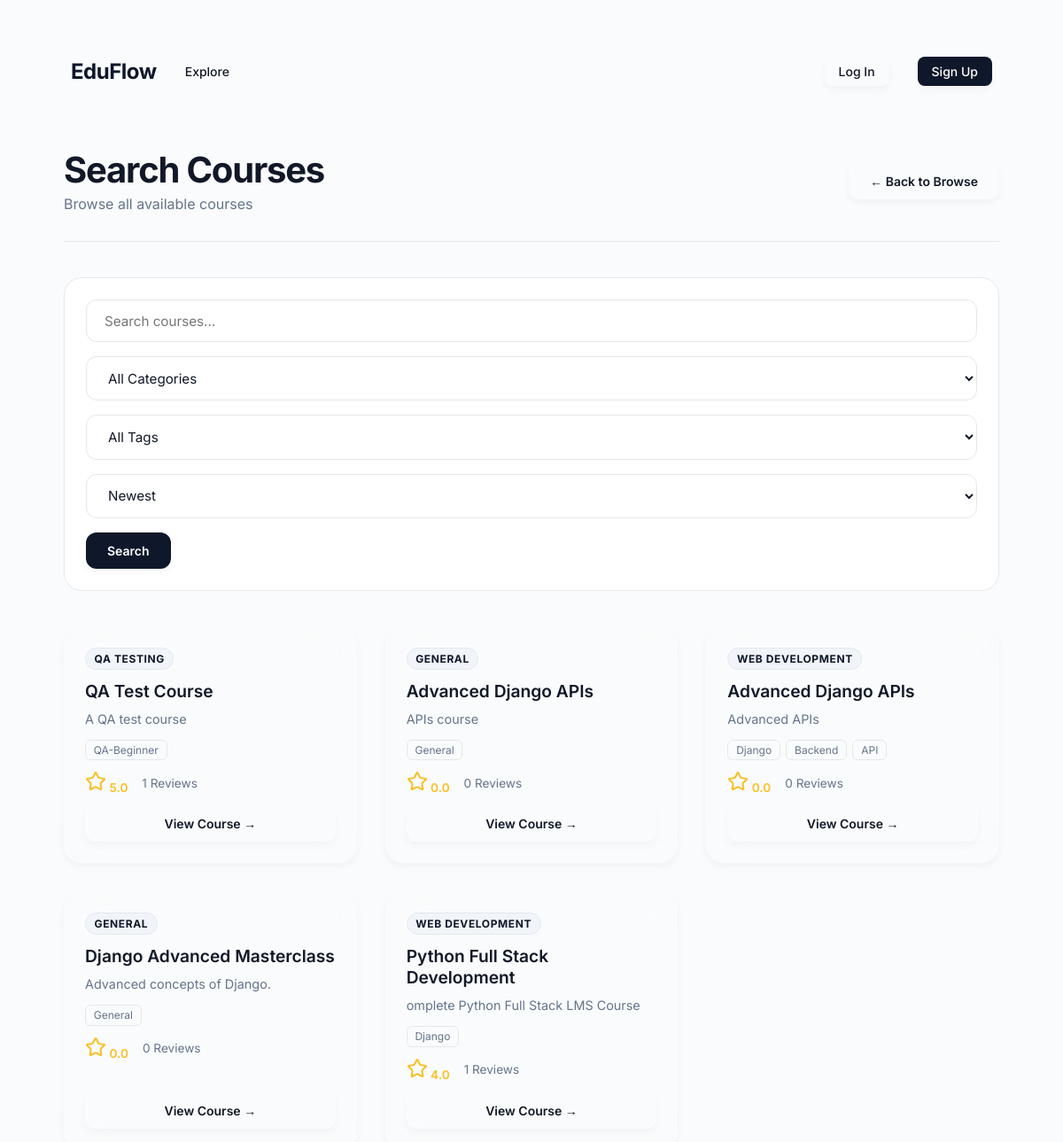
Page /courses/search/ on the committed database.
### courses/models.py (models this page shows, shortened)
class Course(models.Model):
    category = models.ForeignKey(
        Category,
        on_delete=models.SET_NULL,
        null=True,
        blank=True,
        related_name="courses"
    )
    tags = models.ManyToManyField(
        Tag,
        blank=True,
        related_name="courses"
    )
    skills = models.ManyToManyField(
        'paths.Skill',
        blank=True,
        related_name='courses'
    )
    cover_image = models.ImageField(upload_to="course_covers/", null=True, blank=True, validators=[validate_image_upload])
    level = models.CharField(max_length=20, choices=[('BEGINNER', 'Beginner'), ('INTERMEDIATE', 'Intermediate'), ('ADVANCED', 'Advanced')], default="BEGINNER")
    title = models.CharField(max_length=200)
    description = models.TextField()
    thumbnail = models.ImageField(
        upload_to="course_thumbnails/",
        blank=True,
        null=True,
        validators=[
            FileValidator(
                allowed_extensions=['.png', '.jpg', '.jpeg', '.webp'],
                allowed_mimetypes=['image/png', 'image/jpeg', 'image/webp'],
                max_size=2 * 1024 * 1024
            )
        ]
    )
    created_at = models.DateTimeField(
        auto_now_add=True
    )
    updated_at = models.DateTimeField(
        auto_now=True
    )
    is_featured = models.BooleanField(
        default=False
    )

class Category(models.Model):
    name = models.CharField(max_length=100, unique=True)

class Tag(models.Model):
    name = models.CharField(
        max_length=100,
        unique=True
    )

### courses/views.py (the view)
# urls.py: path("search/", search_courses, name="search_courses"),
def search_courses(request):
    query = request.GET.get("q", "")
    category = request.GET.get("category")
    tag = request.GET.get("tag")
    sort = request.GET.get("sort")
    courses = Course.objects.all().select_related(
        "category"
    ).prefetch_related(
        "tags"
    )
    if query:
        courses = courses.filter(
            Q(title__icontains=query) |
            Q(description__icontains=query)
        )
    if category:
        courses = courses.filter(
            category_id=category
        )
    if tag:
        courses = courses.filter(
            tags__id=tag
        )
    courses = courses.distinct()
    courses = courses.annotate(
        review_count=Count("reviews"),
        avg_rating=Avg("reviews__rating")
    )
    if sort == "rating":
        courses = courses.order_by("-avg_rating")
    elif sort == "reviews":
        courses = courses.order_by("-review_count")
    else:
        courses = courses.order_by("-created_at")
    paginator = Paginator(
        courses,
        6
    )
    page_number = request.GET.get(
        "page"
    )
    page_obj = paginator.get_page(
        page_number
    )
    categories = Category.objects.all().order_by("name")
    tags = Tag.objects.all().order_by("name")
    return render(
        request,
        "courses/search_results.html",
        {
            "query": query,
            "page_obj": page_obj,
            "categories": categories,
            "tags": tags,
            "category": category,
            "tag": tag,
            "sort": sort,
        }
    )

### templates/courses/search_results.html (shortened to what this page needs)
{% extends "base.html" %}
{% load static %}
{% block body_class %}page-standard{% endblock %}
{% block content %}
<div class="page-wrapper" style="padding: 3rem 2rem;">
    <div class="page-header">
        <div class="page-header__left">
            <h1 class="page-title heading-gradient">Search Courses</h1>
            {% if query %}
            <p class="text-muted">Results for: <strong style="color: var(--accent-secondary);">{{ query }}</strong></p>
            {% else %}
            <p class="text-muted">Browse all available courses</p>
            {% endif %}
        </div>
        <a href="{% url 'course_list' %}" class="btn btn-secondary" id="btn-back-browse">&larr; Back to Browse</a>
    </div>
    <form method="GET" action="{% url 'search_courses' %}" class="search-filter-form" role="search" aria-label="Search and filter courses">
        <input type="text" id="id_q" name="q" value="{{ query }}" placeholder="Search courses..." aria-label="Search courses">
        <select id="id_category" name="category" aria-label="Filter by category">
            <option value="">All Categories</option>
        </select>
        <select id="id_tag" name="tag" aria-label="Filter by tag">
            <option value="">All Tags</option>
        </select>
        <select id="id_sort" name="sort" aria-label="Sort results">
            <option value="">Newest</option>
        </select>
        <button type="submit" class="btn btn-primary" id="btn-search">Search</button>
    </form>
    {% if page_obj %}
    <div style="display: grid; grid-template-columns: repeat(auto-fill, minmax(300px, 1fr)); gap: 2rem; margin-bottom: 3rem;">
        {% for course in page_obj %}
        <article class="card card--hover animate-fade-in-up" style="display: flex; flex-direction: column; gap: 0.75rem;" aria-label="{{ course.title }}">
            <div>
                <span class="badge badge-navy" style="margin-bottom: 0.75rem;">
                    {{ course.category.name|default:"General"|upper }}
                </span>
                <h2 style="font-size: 1.2rem; font-weight: 600; margin-bottom: 0.5rem;">
                    <a href="{% url 'course_detail' course.id %}" style="color: var(--text-primary); text-decoration: none; transition: color 0.2s;">
                        {{ course.title }}
                    </a>
                </h2>
                <p class="text-muted" style="font-size: 0.9rem; line-height: 1.6; display: -webkit-box; -webkit-line-clamp: 4; -webkit-box-orient: vertical; overflow: hidden;">
                    {{ course.description }}
                </p>
            </div>
            <div class="tag-chips">
                {% for tag in course.tags.all %}
                <span class="tag-chip">{{ tag.name }}</span>
                {% empty %}
                <span class="tag-chip">General</span>
                {% endfor %}
            </div>
            <div style="display: flex; gap: 1rem; align-items: center; font-size: 0.85rem; color: var(--text-muted);">
                <span style="color: #fbbf24; font-weight: 600;"><i data-lucide="star" class="icon-inline"></i> {{ course.avg_rating|default:0|floatformat:1 }}</span>
                <span>{{ course.review_count }} Reviews</span>
            </div>
            <a href="{% url 'course_detail' course.id %}"
               class="btn btn-secondary"
               id="view-{{ course.id }}"
               style="margin-top: auto;">
                View Course &rarr;
            </a>
        </article>
        {% endfor %}
    </div>
    {% endif %}
</div>
{% endblock %}

### static/css/main.css (style rules this page uses)
:root { --bg-gradient: #FAFBFC; --bg-gradient-auth: #FAFBFC; --card-bg: #FFFFFF; --card-bg-auth: #FFFFFF; --card-border: #E5E7EB; --accent-primary: #0F172A; --accent-secondary: #2563EB; --accent-cyan: #06B6D4; --accent-green: #10B981; --accent-red: #EF4444; --accent-amber: #F59E0B; --accent-gold: #D4AF37; --text-primary: #111827; --text-muted: #64748B; --text-subtle: #94A3B8; --input-bg: #FFFFFF; --input-border: #E5E7EB; --input-focus: #2563EB; --success: #10B981; --danger: #EF4444; --warning: #F59E0B; --info: #06B6D4; --shadow-sm: 0 4px 8px rgba(0,0,0,.04); --shadow-md: 0 12px 24px rgba(15,23,42,.08); --shadow-lg: 0 24px 48px rgba(15,23,42,.12); --radius-sm: 8px; --radius-md: 12px; --radius-lg: 20px; --radius-xl: 28px; --radius-full: 9999px; }
*, *::before, *::after { box-sizing: border-box; margin: 0; padding: 0; }
html { scroll-behavior: smooth; }
body { font-family: 'Inter', sans-serif; background: var(--bg-gradient); color: var(--text-primary); min-height: 100vh; position: relative; overflow-x: hidden; }
.page-standard { padding: 2.5rem; }
.page-wrapper { position: relative; z-index: 1; max-width: 1200px; margin: 0 auto; }
h1.page-title { font-size: clamp(1.75rem, 4vw, 2.5rem); font-weight: 700; letter-spacing: -0.03em; line-height: 1.2; }
.text-muted { color: var(--text-muted); }
.btn { display: inline-flex; align-items: center; justify-content: center; gap: 0.4rem; padding: 0.75rem 1.5rem; border-radius: 12px; font-family: inherit; font-size: 0.925rem; font-weight: 600; text-decoration: none; cursor: pointer; border: none; transition: all 0.3s cubic-bezier(0.16, 1, 0.3, 1); white-space: nowrap; }
.btn-primary { background: var(--accent-primary); color: #FFFFFF !important; box-shadow: var(--shadow-sm); }
.btn-secondary { background: #FFFFFF; border: 1px solid var(--border); color: var(--accent-primary); box-shadow: var(--shadow-sm); }
.form-input, input[type="text"], input[type="email"], input[type="password"], input[type="number"], input[type="url"], select, textarea { width: 100%; padding: 0.85rem 1.25rem; background: var(--input-bg); border: 1px solid var(--input-border); border-radius: 12px; font-size: 0.95rem; color: var(--text-primary); font-family: inherit; transition: all 0.25s ease; }
select option { background: #FFFFFF; color: var(--text-primary); }
.page-header { display: flex; justify-content: space-between; align-items: center; padding-bottom: 2rem; border-bottom: 1px solid var(--input-border); margin-bottom: 2.5rem; flex-wrap: wrap; gap: 1.25rem; }
.page-header__left { display: flex; flex-direction: column; gap: 0.25rem; }
.badge { display: inline-flex; align-items: center; padding: 0.3rem 0.75rem; border-radius: 8px; font-size: 0.75rem; font-weight: 600; text-transform: uppercase; letter-spacing: 0.04em; }
.badge-navy { background: rgba(15, 23, 42, 0.08); border: 1px solid rgba(15, 23, 42, 0.2); color: #0F172A; }
.animate-fade-in-up { animation: fadeInUp 0.6s cubic-bezier(0.16,1,0.3,1); }
.tag-chips { display: flex; flex-wrap: wrap; gap: 0.4rem; }
.tag-chip { background: rgba(255,255,255,0.05); border: 1px solid var(--input-border); color: var(--text-muted); padding: 0.2rem 0.55rem; border-radius: 6px; font-size: 0.75rem; }

### static/css/components.css (style rules this page uses)
.btn { display: inline-flex; align-items: center; justify-content: center; gap: 0.5rem; padding: 0.75rem 1.5rem; border-radius: var(--radius-md); font-family: 'Inter', sans-serif; font-size: 14px; font-weight: 600; text-decoration: none; cursor: pointer; border: none; transition: all 0.2s cubic-bezier(0.16, 1, 0.3, 1); white-space: nowrap; }
.btn-primary { background: var(--accent-primary); color: #FFFFFF !important; box-shadow: var(--shadow-sm); }
.btn-secondary { background: var(--surface); border: 1px solid var(--border); color: var(--text-primary); box-shadow: var(--shadow-sm); }
.card { background: var(--surface); border: 1px solid var(--border); border-radius: var(--radius-lg); padding: 1.5rem; box-shadow: var(--shadow-sm); transition: all 0.25s ease; }
.badge { display: inline-flex; align-items: center; gap: 0.35rem; padding: 0.25rem 0.6rem; border-radius: var(--radius-full); font-size: 12px; font-weight: 700; text-transform: uppercase; letter-spacing: 0.05em; }
.badge-navy { background: #F1F5F9; color: var(--accent-primary); border: 1px solid #E2E8F0; }

### rows in the picture
Course: category.name "QA TESTING", title "QA Test Course", description "A QA test course", avg_rating "5.0", review_count "1"
Tag: name "QA-Beginner"
Course: category.name "GENERAL", title "Advanced Django APIs", description "APIs course", avg_rating "0.0", review_count "0"
Course: category.name "WEB DEVELOPMENT", title "Advanced Django APIs", description "Advanced APIs", avg_rating "0.0", review_count "0"
Tag: name "Django"
Tag: name "Backend"
Tag: name "API"
Course: category.name "GENERAL", title "Django Advanced Masterclass", description "Advanced concepts of Django.", avg_rating "0.0", review_count "0"
Course: category.name "WEB DEVELOPMENT", title "Python Full Stack Development", description "omplete Python Full Stack LMS Course", avg_rating "4.0", review_count "1"
